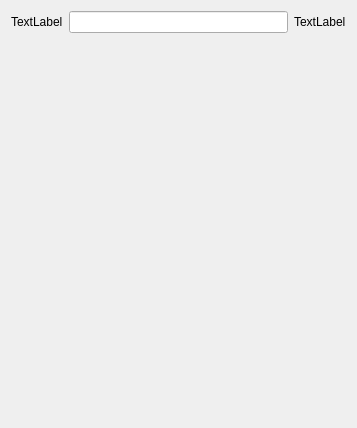
            <widget class="QWidget" name="scrollAreaWidgetContents_16">
             <property name="geometry">
              <rect>
               <x>0</x>
               <y>0</y>
               <width>357</width>
               <height>428</height>
              </rect>
             </property>
             <layout class="QGridLayout" name="gridLayout_16">
              <item row="0" column="1">
               <widget class="QLineEdit" name="lineEdit_3"/>
              </item>
              <item row="1" column="0">
               <spacer name="verticalSpacer_14">
                <property name="orientation">
                 <enum>Qt::Vertical</enum>
                </property>
                <property name="sizeHint" stdset="0">
                 <size>
                  <width>20</width>
                  <height>367</height>
                 </size>
                </property>
               </spacer>
              </item>
              <item row="0" column="0">
               <widget class="QLabel" name="label_6">
                <property name="text">
                 <string>TextLabel</string>
                </property>
               </widget>
              </item>
              <item row="0" column="2">
               <widget class="QLabel" name="label_7">
                <property name="text">
                 <string>TextLabel</string>
                </property>
               </widget>
              </item>
             </layout>
            </widget>
